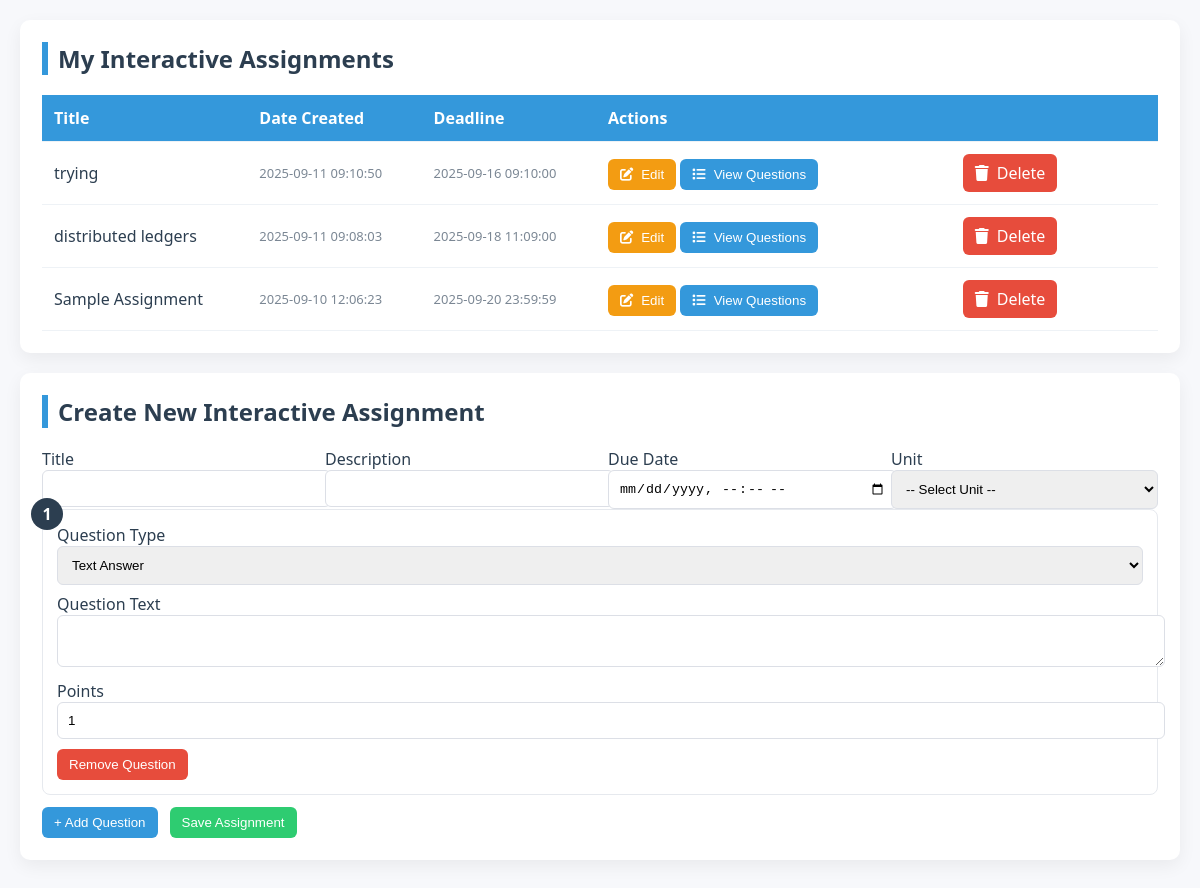
The app's page /lecturer/create_questions.php (signed in) with its own data.
### tables this page shows
CREATE TABLE `interactive_assignments` (
  `id` int NOT NULL,
  `lecturer_id` int NOT NULL,
  `unit_id` int NOT NULL,
  `title` varchar(255) NOT NULL,
  `description` text,
  `due_date` datetime DEFAULT NULL,
  `created_at` timestamp NULL DEFAULT CURRENT_TIMESTAMP
);

### lecturer/create_questions.php (the view, shortened to what this page needs)
<?php
require_once '../config/db.php';
$lecturer_id = $_SESSION['user_id'];
$stmt = $conn->prepare("
    SELECT id, title, created_at, due_date
    FROM interactive_assignments
    WHERE lecturer_id = ?
    ORDER BY created_at DESC
");
$stmt->bind_param("i", $lecturer_id);
$stmt->execute();
$assignments = $stmt->get_result()->fetch_all(MYSQLI_ASSOC);
?>
<!doctype html>
<html lang="en">
<head>
<link rel="stylesheet" href="https://cdnjs.cloudflare.com/ajax/libs/font-awesome/6.0.0-beta3/css/all.min.css">
</head>
<body>
<div class="container">
  <div class="section">
    <h2>My Interactive Assignments</h2>
    <?php if ($assignments): ?>
      <table>
        <thead><tr><th>Title</th><th>Date Created</th><th>Deadline</th><th>Actions</th></tr></thead>
        <tbody>
          <?php foreach ($assignments as $a): ?>
            <tr>
              <td><?= htmlspecialchars($a['title']) ?></td>
              <td class="small"><?= htmlspecialchars($a['created_at']) ?></td>
              <td class="small"><?= htmlspecialchars($a['due_date']) ?></td>
              <td>
                <button class="btn btn-edit" onclick="openEditModal(<?= $a['id'] ?>)"><i class="fas fa-edit"></i> Edit</button>
                <button class="btn btn-add" onclick="viewQuestions(<?= $a['id'] ?>, this)"><i class="fas fa-list"></i> View Questions</button>
                <a class="btn btn-primary" href="view_scores.php?id=<?= $a['id'] ?>"><i class="fas fa-chart-bar"></i> View Scores</a>
                <a class="btn btn-delete" href="../actions.php?action=delete_interactive_assignment&id=<?= $a['id'] ?>" onclick="return confirm('Delete this assignment?')"><i class="fas fa-trash"></i> Delete</a>
              </td>
            </tr>
          <?php endforeach; ?>
        </tbody>
      </table>
    <?php else: ?>
      <p>No interactive assignments found.</p>
    <?php endif; ?>
  </div>
  <div class="section">
    <h2>Create New Interactive Assignment</h2>
    <form id="assignmentForm" method="POST" action="../actions.php" enctype="multipart/form-data">
      <div class="assignment-row">
        <div>
          <label class="input-group label">Title</label>
          <input class="input" type="text" name="title" required>
        </div>
        <div>
          <label class="input-group label">Description</label>
          <input class="input" type="text" name="description" required>
        </div>
        <div>
          <label class="input-group label">Due Date</label>
          <input class="input" type="datetime-local" name="due_date" required>
        </div>
        <div>
          <label class="input-group label">Unit</label>
          <select class="input" name="unit_id" required>
            <option value="">-- Select Unit --</option>
          </select>
        </div>
      </div>
      <div id="questionsContainer"></div>
      <div style="display:flex;gap:12px;margin-top:8px">
        <button type="button" class="btn btn-add" onclick="addQuestion()">+ Add Question</button>
        <button type="submit" class="btn btn-green">Save Assignment</button>
      </div>
    </form>
  </div>
</div>
</body>
</html>

### lecturer/create_questions.php (style rules this page uses)
:root { --primary:#3498db;--accent:#2ecc71;--warn:#f39c12;--danger:#e74c3c;--bg:#f7f8fb;--muted:#7b8794 }
body { font-family:Segoe UI,Roboto,Arial;margin:0;padding:20px;background:var(--bg);color:#2c3e50 }
.container { max-width:1200px;margin:0 auto }
.section { background:#fff;padding:22px;border-radius:10px;box-shadow:0 6px 18px rgba(0,0,0,0.06);margin-bottom:20px }
.section h2 { margin-top:0;border-left:6px solid var(--primary);padding-left:10px }
table { width:100%;border-collapse:collapse;margin-top:10px }
table th,table td { padding:12px;border-bottom:1px solid #eef2f6;text-align:left }
table th { background:var(--primary);color:#fff }
.btn { display:inline-flex;align-items:center;gap:8px;padding:8px 12px;border-radius:6px;border:0;cursor:pointer;text-decoration:none;color:#fff }
.btn-edit { background:var(--warn) }
.btn-delete { background:var(--danger) }
.small { font-size:13px;color:var(--muted) }
.input { width:100%;padding:10px;border-radius:6px;border:1px solid #dcdfe6 }
.assignment-row { display:grid;grid-template-columns:repeat(4,1fr);gap:16px }
.btn-add { background:var(--primary);color:#fff }
.btn-green { background:var(--accent);color:#fff }

### records on screen
interactive_assignments: title "trying", created_at "2025-09-11 09:10:50", due_date "2025-09-16 09:10:00"
interactive_assignments: title "distributed ledgers", created_at "2025-09-11 09:08:03", due_date "2025-09-18 11:09:00"
interactive_assignments: title "Sample Assignment", created_at "2025-09-10 12:06:23", due_date "2025-09-20 23:59:59"
